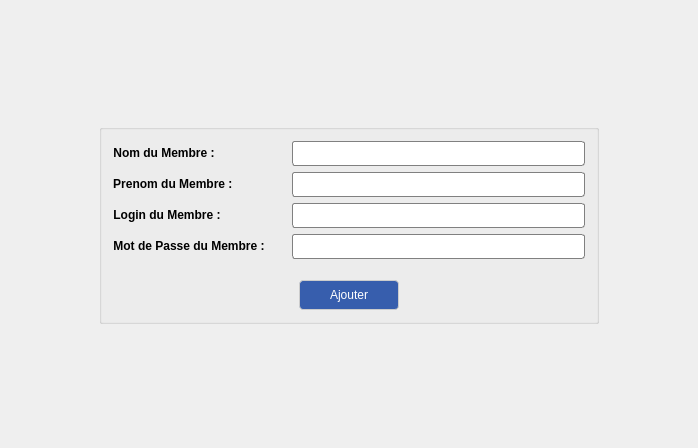
<?xml version="1.0" encoding="UTF-8"?>
<ui version="4.0">
 <class>FenetreAjouterMembreAdministration</class>
 <widget class="QWidget" name="FenetreAjouterMembreAdministration">
  <property name="geometry">
   <rect>
    <x>0</x>
    <y>0</y>
    <width>698</width>
    <height>448</height>
   </rect>
  </property>
  <property name="windowTitle">
   <string>FenetreAjouterMembreAdministration</string>
  </property>
  <property name="styleSheet">
   <string notr="true">QPushButton#boutonAjouterAmphi{
	font: 75 14pt &quot;Tw Cen MT&quot;;
	border: 1px solid #ccc;
	border-radius: 4px;
	background-color: rgb(55, 94, 173);
	color: #fff;
}

QPushButton#boutonAjouterAmphi:hover {
	background-color: rgb(47, 80, 147);
}

QMessageBox { 
	font-size: 15px;
 }

QLabel {
	font: 75 10pt &quot;MS Shell Dlg 2&quot;;
	font-weight: bold;
	text-align: center;
}

QLineEdit {
     border: 1px solid gray;
     border-radius: 3px;
     padding: 1px 18px 1px 3px;
     min-width: 6em;
 }
</string>
  </property>
  <layout class="QGridLayout" name="gridLayout_2">
   <item row="0" column="0">
    <widget class="QGroupBox" name="groupBoxAjouterMembreAdministration">
     <property name="maximumSize">
      <size>
       <width>500</width>
       <height>200</height>
      </size>
     </property>
     <property name="styleSheet">
      <string notr="true">QPushButton#boutonAjouterMembreAdministration{
	font: 75 14pt &quot;Tw Cen MT&quot;;
	border: 1px solid #ccc;
	border-radius: 4px;
	background-color: rgb(55, 94, 173);
	color: #fff;
}

QPushButton#boutonAjouterMembreAdministration:hover {
	background-color: rgb(47, 80, 147);
}

QMessageBox { 
	font-size: 15px;
 }

QLabel {
	font: 75 10pt &quot;MS Shell Dlg 2&quot;;
	font-weight: bold;
	text-align: center;
}</string>
     </property>
     <property name="title">
      <string/>
     </property>
     <layout class="QGridLayout" name="gridLayout">
      <item row="0" column="0">
       <layout class="QVBoxLayout" name="verticalLayout">
        <item>
         <layout class="QFormLayout" name="formLayout">
          <property name="horizontalSpacing">
           <number>27</number>
          </property>
          <item row="0" column="0">
           <widget class="QLabel" name="labelNom">
            <property name="text">
             <string>Nom du Membre :</string>
            </property>
            <property name="alignment">
             <set>Qt::AlignCenter</set>
            </property>
           </widget>
          </item>
          <item row="0" column="1">
           <widget class="QLineEdit" name="lineEditNom">
            <property name="minimumSize">
             <size>
              <width>101</width>
              <height>25</height>
             </size>
            </property>
           </widget>
          </item>
          <item row="1" column="0">
           <widget class="QLabel" name="labelPrenom">
            <property name="text">
             <string>Prenom du Membre : </string>
            </property>
            <property name="alignment">
             <set>Qt::AlignCenter</set>
            </property>
           </widget>
          </item>
          <item row="1" column="1">
           <widget class="QLineEdit" name="lineEditPrenom">
            <property name="minimumSize">
             <size>
              <width>101</width>
              <height>25</height>
             </size>
            </property>
           </widget>
          </item>
          <item row="2" column="0">
           <widget class="QLabel" name="labelLogin">
            <property name="text">
             <string>Login du Membre :</string>
            </property>
            <property name="alignment">
             <set>Qt::AlignCenter</set>
            </property>
           </widget>
          </item>
          <item row="3" column="0">
           <widget class="QLabel" name="labelMotDePasse">
            <property name="text">
             <string>Mot de Passe du Membre :</string>
            </property>
            <property name="alignment">
             <set>Qt::AlignCenter</set>
            </property>
           </widget>
          </item>
          <item row="2" column="1">
           <widget class="QLineEdit" name="lineEditLogin">
            <property name="minimumSize">
             <size>
              <width>101</width>
              <height>25</height>
             </size>
            </property>
           </widget>
          </item>
          <item row="3" column="1">
           <widget class="QLineEdit" name="lineEditMotDePasse">
            <property name="minimumSize">
             <size>
              <width>101</width>
              <height>25</height>
             </size>
            </property>
            <property name="echoMode">
             <enum>QLineEdit::PasswordEchoOnEdit</enum>
            </property>
           </widget>
          </item>
         </layout>
        </item>
        <item>
         <spacer name="verticalSpacer">
          <property name="orientation">
           <enum>Qt::Vertical</enum>
          </property>
          <property name="sizeType">
           <enum>QSizePolicy::Maximum</enum>
          </property>
          <property name="sizeHint" stdset="0">
           <size>
            <width>20</width>
            <height>15</height>
           </size>
          </property>
         </spacer>
        </item>
        <item>
         <layout class="QHBoxLayout" name="horizontalLayout">
          <item>
           <spacer name="horizontalSpacer">
            <property name="orientation">
             <enum>Qt::Horizontal</enum>
            </property>
            <property name="sizeHint" stdset="0">
             <size>
              <width>40</width>
              <height>20</height>
             </size>
            </property>
           </spacer>
          </item>
          <item>
           <widget class="QPushButton" name="boutonAjouterMembreAdministration">
            <property name="minimumSize">
             <size>
              <width>100</width>
              <height>30</height>
             </size>
            </property>
            <property name="text">
             <string>Ajouter</string>
            </property>
           </widget>
          </item>
          <item>
           <spacer name="horizontalSpacer_2">
            <property name="orientation">
             <enum>Qt::Horizontal</enum>
            </property>
            <property name="sizeHint" stdset="0">
             <size>
              <width>40</width>
              <height>20</height>
             </size>
            </property>
           </spacer>
          </item>
         </layout>
        </item>
       </layout>
      </item>
     </layout>
    </widget>
   </item>
  </layout>
 </widget>
 <layoutdefault spacing="6" margin="11"/>
 <resources/>
 <connections/>
</ui>
